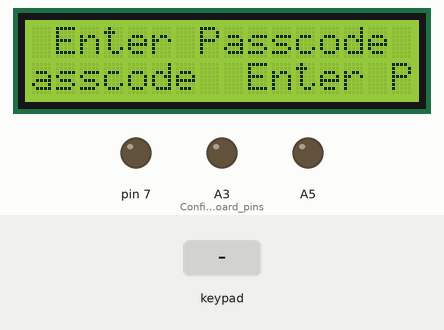
A sketch run on a simulated Arduino Uno, built with avr-gcc and run on an emulated ATmega328P. On the bench: 16×2 character LCD, output pins drawn as LEDs (lit = HIGH). Dashed ring = blinking. Inputs (shaded band) come from the test bench.

Above: at 1.2 s.
1.3 s: keypad keys 2 0 1 4 # pressed 0.4 s apart
At 3.7 s:
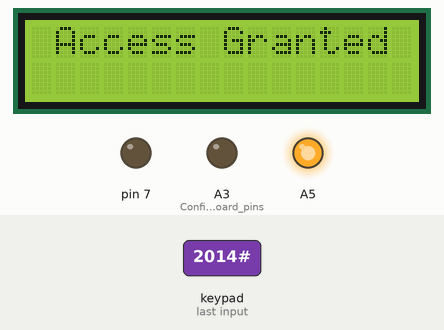
4.8 s: key '#' pressed
At 5.3 s:
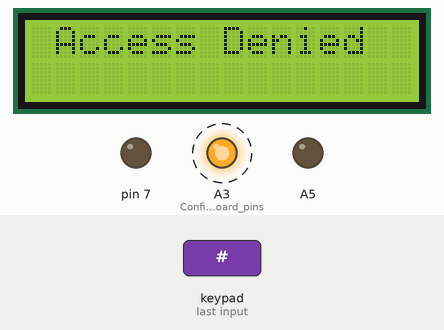
6.9 s: key '1' pressed
At 7.7 s:
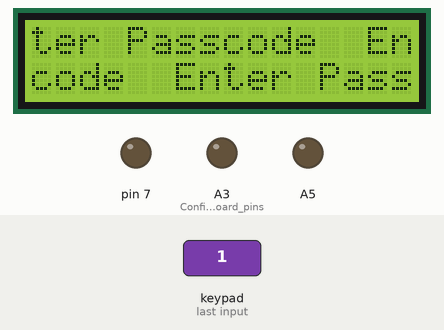
8.4 s: keypad keys 2 0 1 4 pressed 0.4 s apart
At 8.5 s:
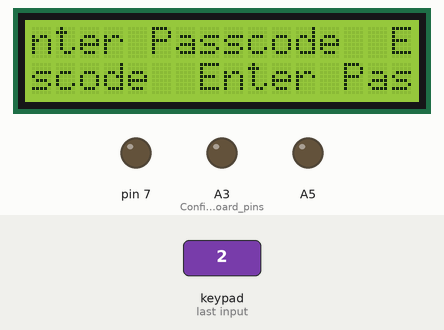
11.5 s: key '2' pressed
At 12.5 s:
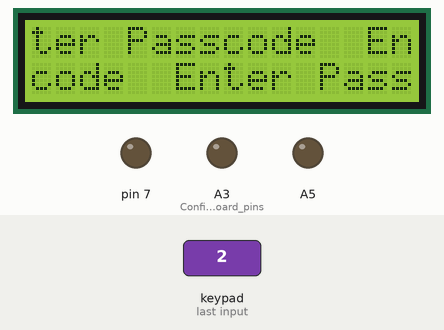
Timing chart, 0 to 14.0 s (numbered marks = the images above; inputs shaded):
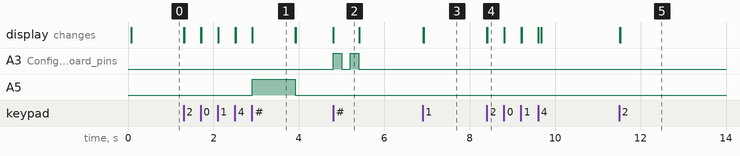

Measured:
- after the input at 1.3 s, A5: LOW → HIGH after 1.6 s, → LOW 1.0 s later; the display: first changes at once (image 1 shows a later state)
- after the input at 4.8 s, A3 (Configure_board_pins): alternates HIGH for 0.20 s and LOW for 0.20 s, 4 changes in all, then stays LOW, starting at once; the display: changes at once (image 2)
- after the input at 6.9 s, the display: first changes at once (image 3 shows a later state)
- after the input at 8.4 s, the display: first changes at once (image 4 shows a later state)
- after the input at 11.5 s, the display: first changes at once (image 5 shows a later state)
- what the display in image 1 shows lasts 1.0 s, from 2.9 s to 3.9 s
- what the display in image 2 shows lasts 0.6 s, from 4.8 s to 5.4 s

The sketch:

Access-control-system.ino
```cpp
//  Include all necessary libraries
#include <Keypad.h> //  Keypad module library
#include <LiquidCrystal.h>  //  LCD module library & config
//  Libraries constants for initialization
const char keys[4][3] = { //  Keypad layout
  {'1', '2', '3'},
  {'4', '5', '6'},
  {'7', '8', '9'},
  {'*', '0', '#'}
};
const byte rowPins[4] = {0, 1, 2, 3}; //connect to the row pinouts of the keypad
const byte colPins[3] = {4, 5, 6}; //connect to the column pinouts of the keypad
//  Initialize all libraries
Keypad myKeypad = Keypad(makeKeymap(keys), rowPins, colPins, 4, 3 );
LiquidCrystal lcd(8, 9, 10, 11, 12 , 13);  //  LCD module pins on board - RS,EN,D4,D5,D6,D7
//  Variables declaration
const char code[] = "2014"; //Your Passcode (constant)
char str1[4]; //  Array to store key input
int n = 0;  //  Key counter

void setup() {
  pinMode(7, OUTPUT); pinMode(A5, OUTPUT);  pinMode(A3, OUTPUT);  //  Configure board pins
  lcd.begin(16, 2);  lcd.clear();  //  Initialize LCD and clear screen
}

void loop() {
  lcd.print(" Enter Passcode ");
  char key = myKeypad.getKey();
  if (isdigit(key)) { //  If the key entered is a digit (0 - 9)
    lcd.setCursor(4 + n, 1);  lcd.write('*');
    str1[n] = key;  //  Store key into array
    n++;  //  Increase key counter
  } else if (key == '*') {  //  If key '*' is pressed
    strncpy(str1, "", 4); //  Empty the key array
    n = 0;  //  Reset key counter
    lcd.clear();  //  Clear screen
  } else if (key == '#') {  //  If key '#' is pressed
    if ((strncmp(str1, code, 4) == 0) && (n <= 4)) {  //  If the correct code is entered
      lcd.clear();
      lcd.print(" Access Granted ");
      digitalWrite(A5, 1); //  Trigger a pin high
      delay(1000);
      digitalWrite(A5, 0);  //  Trigger it back to low
      lcd.clear();
      strncpy(str1, "", 4);  // Clear the key array for another input later
      n = 0;
    } else  { //  Incorrect code is entered
      lcd.clear();
      lcd.print(" Access Denied  ");
      digitalWrite(A3, 1);
      delay(200);
      digitalWrite(A3, 0);
      delay(200);
      digitalWrite(A3, 1);
      delay(200);
      digitalWrite(A3, 0);
      lcd.clear();
      strncpy(str1, "", 4);
      n = 0;
    }
  }
}
```
